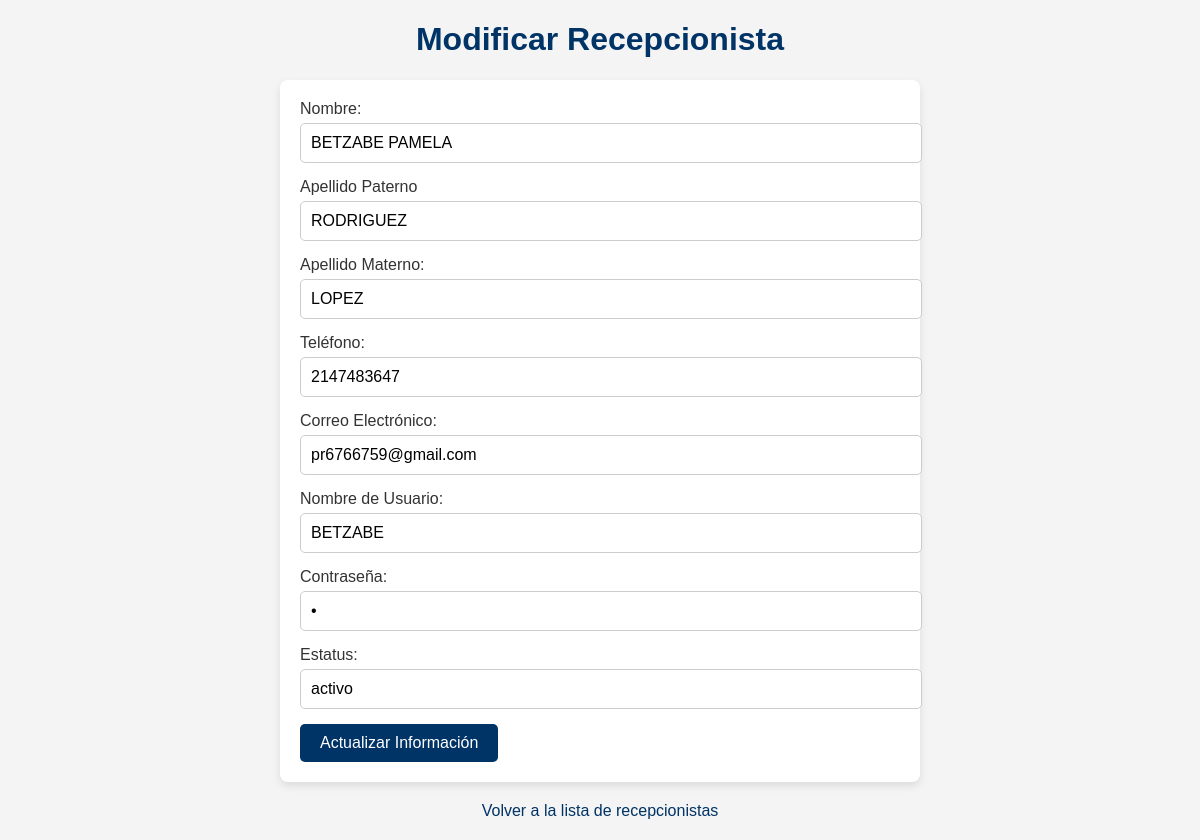
The app's page /modificar_recepcionista.php?id=10 (signed in) with its own data.
### tables this page shows
CREATE TABLE `personal` (
  `Id_personal` int(10) NOT NULL,
  `Nombre` varchar(25) NOT NULL,
  `Apellido_Paterno` varchar(25) NOT NULL,
  `Apellido_Materno` varchar(30) NOT NULL,
  `Tipo` varchar(25) NOT NULL,
  `Especialidad` varchar(30) NOT NULL,
  `Telefono` int(10) NOT NULL,
  `Correo` varchar(25) NOT NULL,
  `Estatus` varchar(25) NOT NULL,
  `Usuario` varchar(20) NOT NULL,
  `Contrasena` varchar(10) NOT NULL
);

### modificar_recepcionista.php (the view, shortened to what this page needs)
<?php
include('conexion.php');
if (isset($_GET['id'])) {
    $id_personal = $_GET['id'];
    $query = "SELECT * FROM personal WHERE Id_personal = $id_personal AND Tipo = 'Recepcionista'";
    $result = mysqli_query($conn, $query);
    $recepcionista = mysqli_fetch_assoc($result);
} else {
    echo "No se ha especificado un ID de recepcionista.";
    exit;
}
?>
<!DOCTYPE html>
<html lang="es">
<head>
</head>
<body>
    <h1>Modificar Recepcionista</h1>
    <form action="modificar_recepcionista.php?id=<?php echo $recepcionista['Id_personal']; ?>" method="POST">
    <label for="nombre">Nombre:</label>
    <input type="text" id="nombre" name="nombre" value="<?php echo htmlspecialchars($recepcionista['Nombre']); ?>" placeholder="Nombre" required>
    <label for="apellido_paterno">Apellido Paterno</label>
    <input type="text" id="apellido_paterno" name="apellido_paterno" value="<?php echo htmlspecialchars($recepcionista['Apellido_Paterno']); ?>" placeholder="Apellido paterno" required>
    <label for="apellido_materno">Apellido Materno:</label>
    <input type="text" id="apellido_materno" name="apellido_materno" value="<?php echo htmlspecialchars($recepcionista['Apellido_Materno']); ?>"  placeholder="Apellido materno" required>
    <label for="telefono">Teléfono:</label>
    <input type="tel" id="telefono" name="telefono" value="<?php echo htmlspecialchars($recepcionista['Telefono']); ?>" placeholder="Teléfono" required>
    <label for="correo">Correo Electrónico:</label>
    <input type="email" id="correo" name="correo" value="<?php echo htmlspecialchars($recepcionista['Correo']); ?>" placeholder="Correo Electrónico" required>
    <label for="usuario">Nombre de Usuario:</label>
    <input type="text" id="usuario" name="usuario" value="<?php echo htmlspecialchars($recepcionista['Usuario']); ?>" placeholder="Nombre de Usuario" required>
    <label for="contrasena">Contraseña:</label>
    <input type="password" id="contrasena" name="contrasena" value="<?php echo htmlspecialchars($recepcionista['Contrasena']); ?>" placeholder="Contraseña" required>
    <label for="estatus">Estatus:</label>
    <input type="text" id="estatus" name="estatus" value="<?php echo htmlspecialchars($recepcionista['Estatus']); ?>" placeholder="Estatus" required>
    <input type="submit" value="Actualizar Información">
</form>
    <a href="ver_recepcionista.php" class="back-link">Volver a la lista de recepcionistas</a>
</body>
</html>

### modificar_recepcionista.php (style rules this page uses)
body { font-family: Arial, sans-serif; margin: 20px; background-color: #f4f4f4; }
h1 { text-align: center; color: #003366; }
form { max-width: 600px; margin: 0 auto; background-color: #fff; padding: 20px; border-radius: 8px; box-shadow: 0 4px 8px rgba(0, 0, 0, 0.1); }
label { font-size: 1rem; margin-bottom: 5px; display: block; color: #333; }
input[type="text"], input[type="email"], input[type="password"], input[type="tel"] { width: 100%; padding: 10px; margin-bottom: 15px; border: 1px solid #ccc; border-radius: 5px; font-size: 1rem; }
input[type="submit"] { background-color: #003366; color: white; padding: 10px 20px; border: none; border-radius: 5px; cursor: pointer; font-size: 1rem; }
.back-link { text-align: center; display: block; margin-top: 20px; text-decoration: none; color: #003366; }

### records on screen
personal: nombre "BETZABE PAMELA", apellido_paterno "RODRIGUEZ", apellido_materno "LOPEZ", telefono "2147483647", correo "pr6766759@gmail.com", usuario "BETZABE", estatus "activo"
